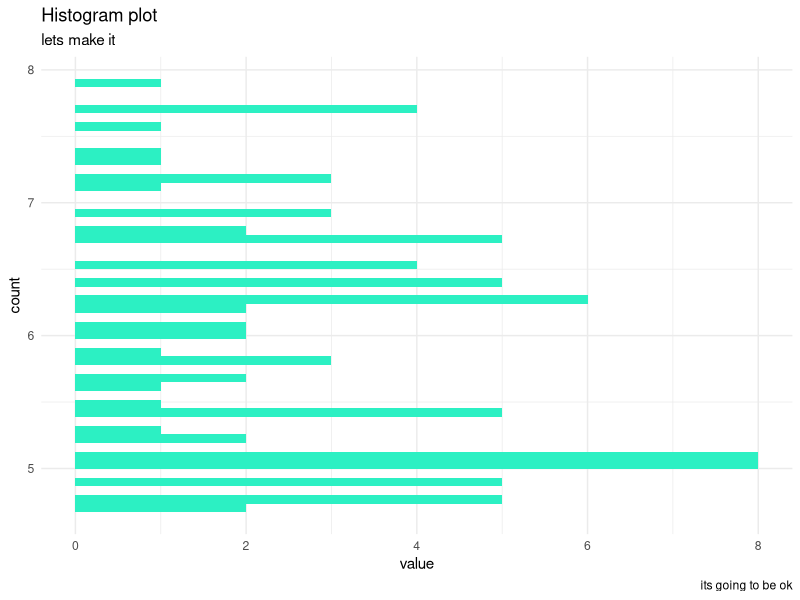
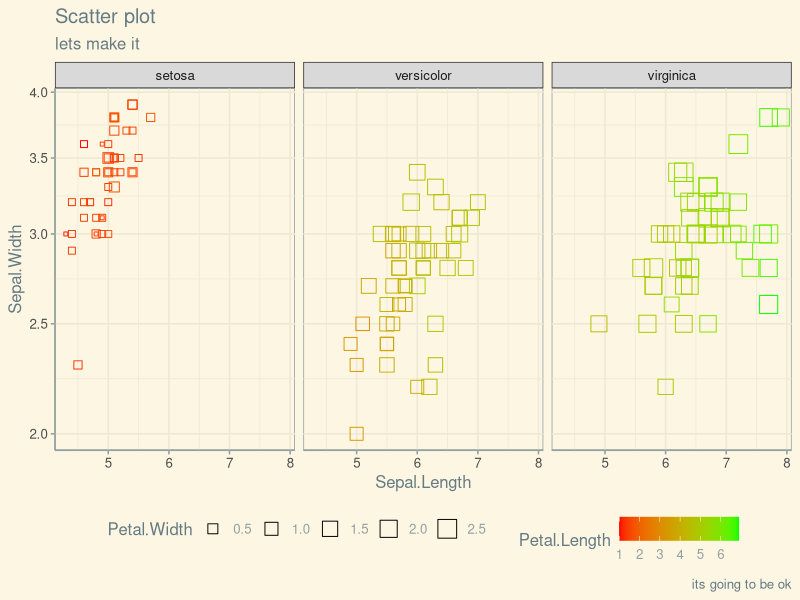
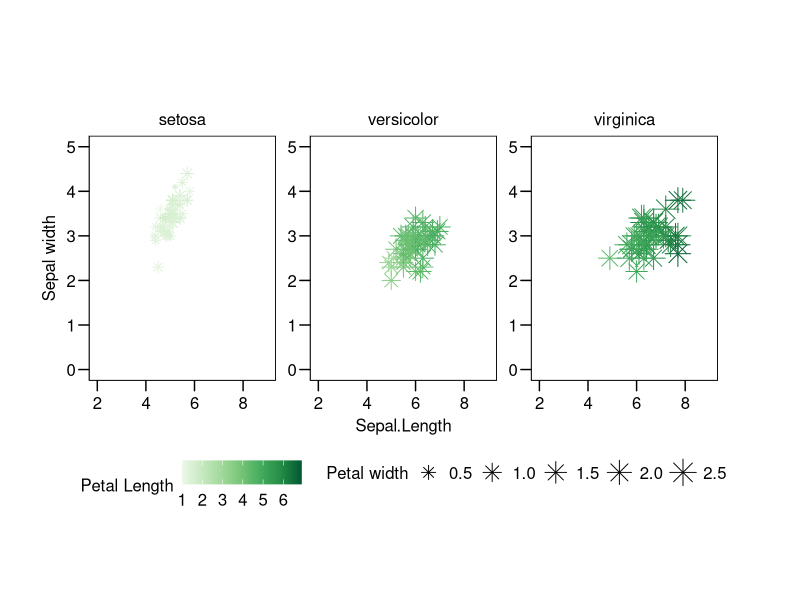
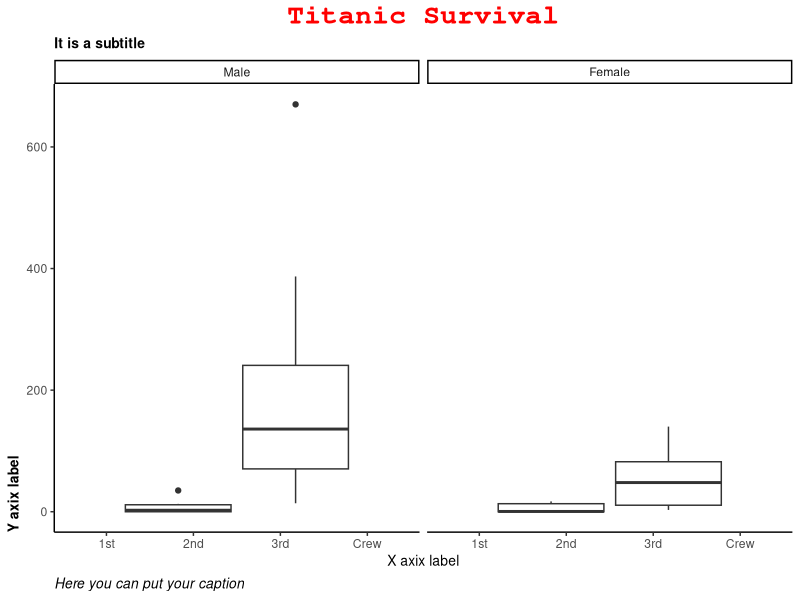
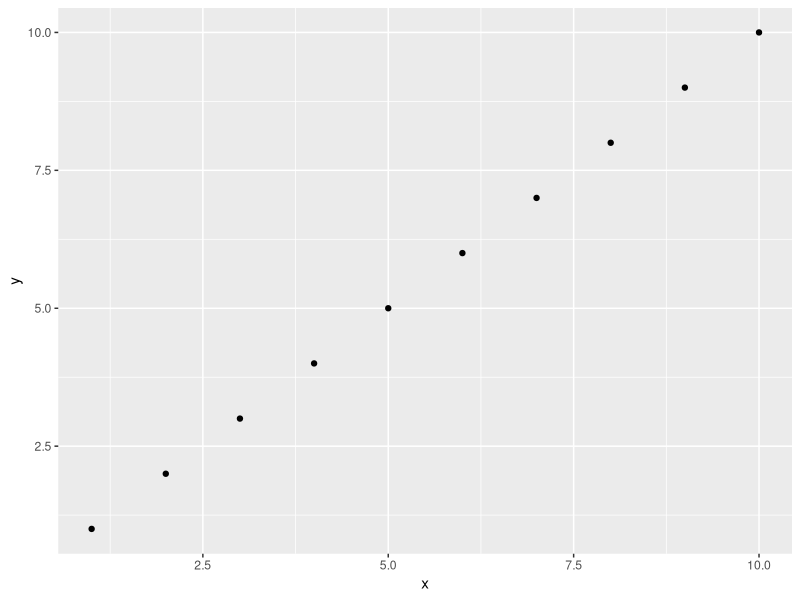

These figures' R source, in order: (Note: this script raises an error after producing the figures.)
library(tidyverse)

df <- iris

summary(df)

# Histogram plot -------------------------------------------------------

df %>%
 filter(Sepal.Length >= 4.7 & Sepal.Length <= 7.9) %>%
 filter(Sepal.Width >= 2 & Sepal.Width <= 3.98) %>%
 filter(!(Species %in% "versicolor")) %>%
 ggplot() +
 aes(x = Sepal.Length) +
 geom_histogram(bins = 50L, fill = "#2CF0C3") +
 labs(x = "count", 
      y = "value", 
      title = "Histogram plot", 
      subtitle = "lets make it", 
      caption = "its going to be ok") +
 coord_flip() +
 theme_minimal()



# Scatter Plot -------------------------------------------------------

df %>%
 filter(Sepal.Width >= 2 & Sepal.Width <= 3.98) %>%
 ggplot() +
 aes(x = Sepal.Length, 
     y = Sepal.Width, 
     colour = Petal.Length, 
     size = Petal.Width) + 
 geom_point(shape = "square open") +
 scale_color_gradient(low = "red", high = "green") +
 scale_y_continuous(trans = "log") +
 labs(x = "Sepal.Length", 
      y = "Sepal.Width", 
      title = "Scatter plot", 
      subtitle = "lets make it", 
      caption = "its going to be ok") +
 ggthemes::theme_solarized() +
 theme(legend.position = "bottom") +
 facet_wrap(vars(Species))



ggplot(df) +
   aes(x = Sepal.Length,
       y = Sepal.Width,
       colour = Petal.Length,
       size = Petal.Width ) +
   geom_point(shape = "asterisk") +
   facet_wrap(vars(Species), 
              scales = "free") +
   scale_color_distiller(palette = "ggplot2", 
                         direction = 1) +   #reserve
   scale_x_continuous(trans = "log10") +
   scale_y_continuous(trans = "exp") +
   labs(y = "Sepal width",
        color = "Petal Length",
        size = "Petal width" ) +
   ggthemes::theme_par() +
   theme(legend.position = "bottom") +
   xlim(2L, 9L) +
   ylim(0L, 5L)

# Box plot ------------------------------------------

df1 <- as.data.frame(Titanic)

ggplot(df1) +
 aes(x = Class, 
     y = Freq, 
     fill = Survived, 
     group = Age) +
 geom_boxplot(shape = "circle") +
 scale_fill_viridis_d(option = "set1", 
                      direction = 1) +
 labs(x = "X axix label", 
      y = "Y axix label", 
      title = "Titanic Survival", 
      subtitle = "It is a subtitle", 
      caption = "Here you can put your caption", 
      fill = "Fill label") +
 theme_classic() +
 theme(legend.position = "bottom", 
       plot.title = element_text(size = 20L, 
                                 hjust = 0.5,
                                 family = "mono",
                                 colour = "red",
                                 face = "bold"), 
       plot.subtitle = element_text(size = 10L, 
                                    face = "bold"), 
       plot.caption = element_text(size = 10L, 
                                   face = "italic",
                                   hjust = 0), 
       axis.title.y = element_text(size = 10L, 
                                   face = "bold", 
                                   hjust = 0),
       axis.title.x = element_text(size = 10L)) +
 facet_wrap(vars(Sex), 
            scales = "free_x", 
            ncol = 2L, 
            nrow = 1L)


# Some Extra Example


data <- data.frame(x = 1:10,       # Create example data
                   y = 1:10)


ggp <- ggplot(data, aes(x, y)) +  # ggplot2 plot with default font
   geom_point()

ggp 


windowsFonts(A = windowsFont("Arial"))  

ggp +                           
   theme(text = element_text(family = "A"))























